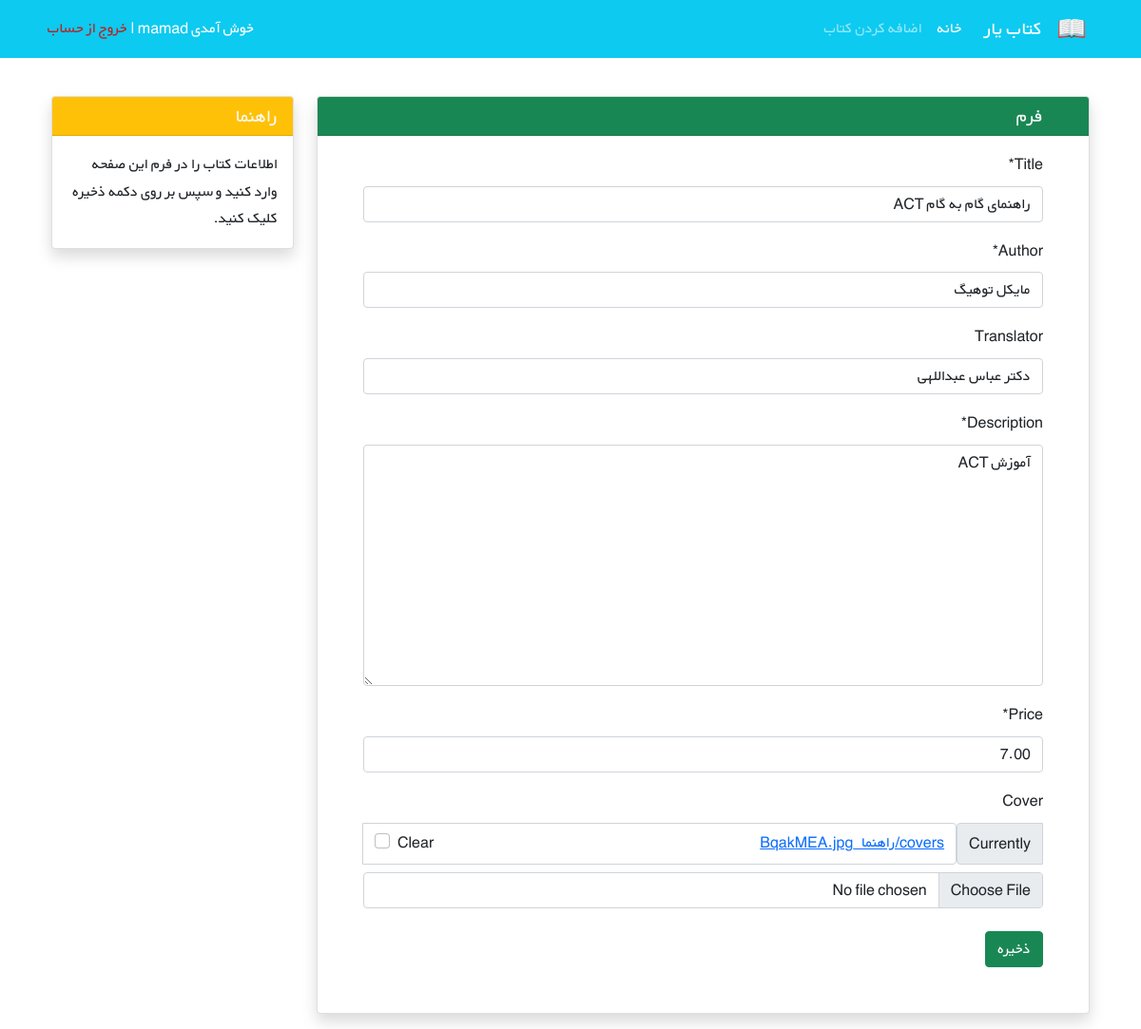
The page /books/7/update/ (signed in) on the database its author committed.
### books/models.py (models this page shows, shortened)
class Book(models.Model):
    user = models.ForeignKey(get_user_model(), on_delete=models.CASCADE)
    title = models.CharField(max_length=200)
    author = models.CharField(max_length=200)
    translator = models.CharField(max_length=200, blank=True)
    description = models.TextField()
    price = models.DecimalField(max_digits=5, decimal_places=2)
    cover = models.ImageField(upload_to="covers/", blank=True)

### books/views.py (the view)
# urls.py: path("<int:pk>/update/", views.BookUpdateView.as_view(), name="book_update"),
class BookUpdateView(LoginRequiredMixin, UserPassesTestMixin, generic.UpdateView):
    model = Book
    fields = ['title', 'author', 'translator', 'description', 'price', 'cover']
    template_name = 'books/book_update.html'
    def test_func(self):
        obj = self.get_object()
        return obj.user == self.request.user

### books/templates/books/book_update.html (shortened to what this page needs)
{% extends '_base.html' %}
{% load crispy_forms_tags %}
{% block content %}
<div class="container mt-4" dir="rtl">
    <div class="row">
        <div class="col-9">
            <div class="card shadow my-3">
                <h5 class="card-header bg-success text-light px-5">فرم</h5>
                <div class="px-5 pt-3 pb-5">
                    <form method="POST" enctype="multipart/form-data">
                        {{ form|crispy }}
                        <button type="submit" class="btn btn-success mt-2">ذخیره</button>
                    </form>
                </div>
            </div>
        </div>
        <div class="col-3">
                <div class="card my-3 shadow">
                    <h5 class="card-header bg-warning text-light">راهنما</h5>
                    <div class="card-body">
                        <p class="card-text">
                            اطلاعات کتاب را در فرم این صفحه وارد کنید و سپس بر روی دکمه ذخیره کلیک کنید.
                        </p>
                    </div>
                </div>
        </div>
    </div>
</div>
{% endblock content %}

### static/css/style.css (style rules this page uses)
* { font-family: 'BYekan', sans-serif; line-height: 1.8rem; }

### rows shown on the page
Book: title "راهنمای گام به گام ACT", author "مایکل توهیگ", translator "دکتر عباس عبداللهی", description "آموزش ACT", price "7.00"
